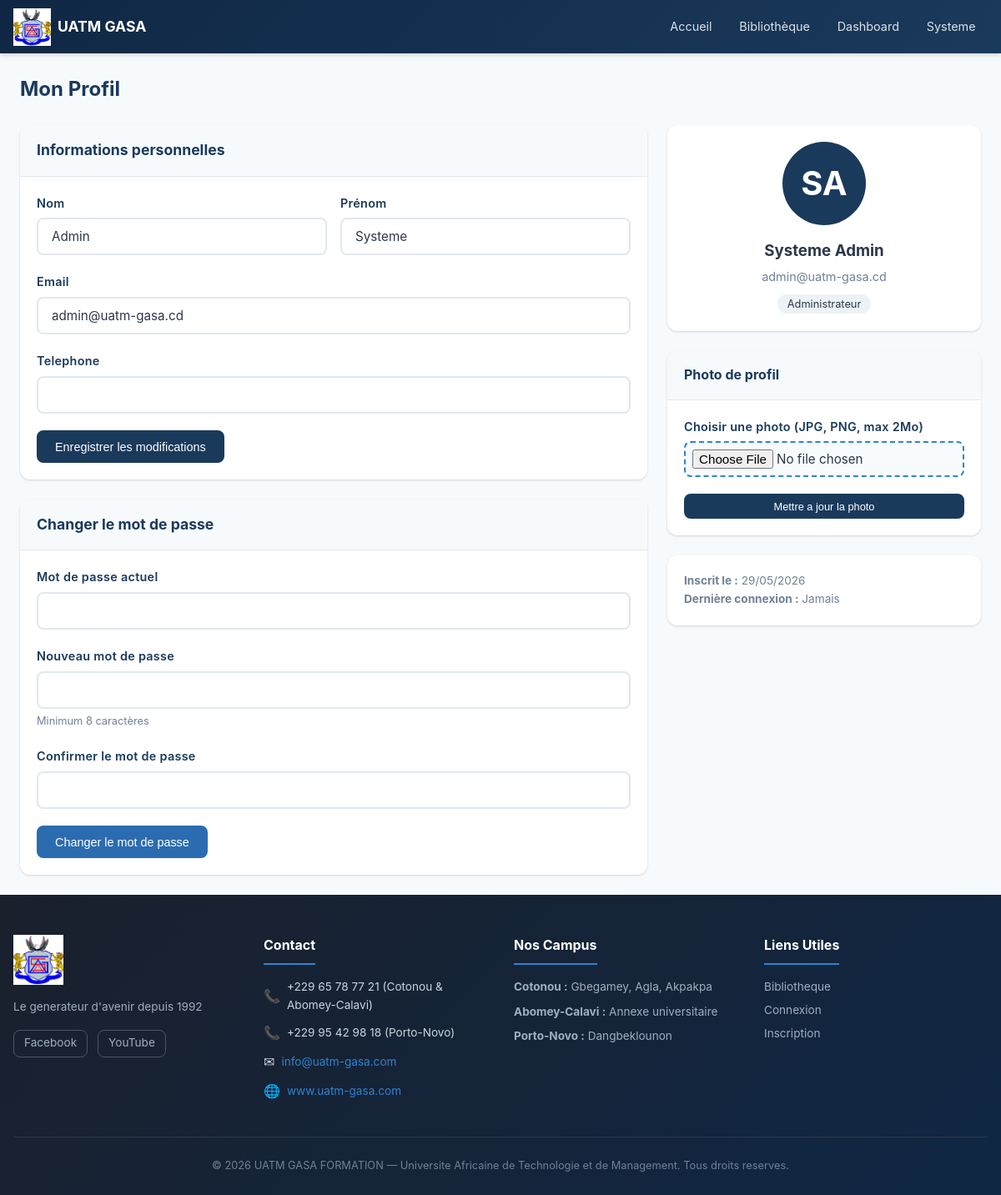
The app's page /pages/profil.php (signed in) with its own data.
### tables this page shows
CREATE TABLE `utilisateurs` (
    `id` INT UNSIGNED NOT NULL AUTO_INCREMENT,
    `role_id` INT UNSIGNED NOT NULL,
    `nom` VARCHAR(100) NOT NULL,
    `prenom` VARCHAR(100) NOT NULL,
    `email` VARCHAR(255) NOT NULL,
    `password` VARCHAR(255) NOT NULL,
    `telephone` VARCHAR(20) DEFAULT NULL,
    `avatar` VARCHAR(255) DEFAULT NULL,
    `statut` ENUM('actif', 'inactif', 'suspendu') DEFAULT 'actif',
    `derniere_connexion` TIMESTAMP NULL DEFAULT NULL,
    `created_at` TIMESTAMP DEFAULT CURRENT_TIMESTAMP,
    `updated_at` TIMESTAMP DEFAULT CURRENT_TIMESTAMP ON UPDATE CURRENT_TIMESTAMP,
    PRIMARY KEY (`id`),
    UNIQUE KEY `uk_utilisateurs_email` (`email`),
    KEY `idx_utilisateurs_role` (`role_id`),
    KEY `idx_utilisateurs_statut` (`statut`),
    CONSTRAINT `fk_utilisateurs_role` FOREIGN KEY (`role_id`) REFERENCES `roles` (`id`) ON DELETE RESTRICT ON UPDATE CASCADE
);

### includes/functions.php (called while the page is built, shortened)
<?php
function sanitize($data) {
    if ($data === null) return '';
    return htmlspecialchars(trim((string) $data), ENT_QUOTES, 'UTF-8');
}
function getRoleName($roleId) {
    $roles = [1 => 'Administrateur', 2 => 'Directeur', 3 => 'Professeur', 4 => 'Étudiant'];
    return $roles[$roleId] ?? 'Inconnu';
}

### pages/profil.php (the view, shortened to what this page needs)
<?php
require_once __DIR__ . '/../includes/header.php';
$db = getDBConnection();
$userId = $_SESSION['user_id'];
$stmt = $db->prepare("SELECT * FROM utilisateurs WHERE id = ?");
$stmt->execute([$userId]);
$user = $stmt->fetch();
?>
<div class="dashboard-container">
    <div class="dashboard-header">
        <h1 class="dashboard-title">Mon Profil</h1>
    </div>
    <div style="display: grid; grid-template-columns: 2fr 1fr; gap: 1.5rem;">
        <div>
            <div class="card" style="margin-bottom: 1.5rem;">
                <div class="card-header">
                    <h2 style="font-size: 1.1rem; color: var(--primary);">Informations personnelles</h2>
                </div>
                <div class="card-body">
                    <form method="POST" action="" novalidate>
                        <div class="form-row">
                            <div class="form-group">
                                <label for="nom">Nom</label>
                                <input type="text" id="nom" name="nom" class="form-control" value="<?= sanitize($_POST['nom'] ?? $user['nom']) ?>" required>
                            </div>
                            <div class="form-group">
                                <label for="prenom">Prénom</label>
                                <input type="text" id="prenom" name="prenom" class="form-control" value="<?= sanitize($_POST['prenom'] ?? $user['prenom']) ?>" required>
                            </div>
                        </div>
                        <div class="form-group">
                            <label for="email">Email</label>
                            <input type="email" id="email" name="email" class="form-control" value="<?= sanitize($_POST['email'] ?? $user['email']) ?>" required>
                        </div>
                        <div class="form-group">
                            <label for="telephone">Telephone</label>
                            <input type="tel" id="telephone" name="telephone" class="form-control" value="<?= sanitize($_POST['telephone'] ?? $user['telephone']) ?>">
                        </div>
                        <button type="submit" class="btn btn-primary">Enregistrer les modifications</button>
                    </form>
                </div>
            </div>
            <div class="card">
                <div class="card-header">
                    <h2 style="font-size: 1.1rem; color: var(--primary);">Changer le mot de passe</h2>
                </div>
                <div class="card-body">
                    <form method="POST" action="" novalidate>
                        <div class="form-group">
                            <label for="current_password">Mot de passe actuel</label>
                            <input type="password" id="current_password" name="current_password" class="form-control" required>
                        </div>
                        <div class="form-group">
                            <label for="new_password">Nouveau mot de passe</label>
                            <input type="password" id="new_password" name="new_password" class="form-control" minlength="8" required>
                            <span class="form-help">Minimum 8 caractères</span>
                        </div>
                        <div class="form-group">
                            <label for="confirm_password">Confirmer le mot de passe</label>
                            <input type="password" id="confirm_password" name="confirm_password" class="form-control" required>
                        </div>
                        <button type="submit" class="btn btn-secondary">Changer le mot de passe</button>
                    </form>
                </div>
            </div>
        </div>
        <div>
            <div class="card" style="margin-bottom: 1.5rem;">
                <div class="card-body" style="text-align: center;">
                    <?php if (!empty($user['avatar']) && file_exists(__DIR__ . '/../assets/uploads/' . $user['avatar'])): ?>
                    <img src="<?= $baseUrl ?>assets/uploads/<?= sanitize($user['avatar']) ?>"
                         alt="Photo de profil"
                         style="width: 100px; height: 100px; border-radius: 50%; object-fit: cover; border: 3px solid var(--primary); margin-bottom: 1rem;">
                    <?php else: ?>
                    <div style="width: 100px; height: 100px; background: var(--primary); color: white; border-radius: 50%; display: flex; align-items: center; justify-content: center; font-size: 2.5rem; font-weight: 700; margin: 0 auto 1rem;">
                        <?= strtoupper(substr($user['prenom'], 0, 1) . substr($user['nom'], 0, 1)) ?>
                    </div>
                    <?php endif; ?>
                    <h3 style="margin-bottom: 0.25rem;"><?= sanitize($user['prenom'] . ' ' . $user['nom']) ?></h3>
                    <p style="color: var(--gray-500); font-size: 0.9rem; margin-bottom: 0.5rem;"><?= sanitize($user['email']) ?></p>
                    <span style="background: var(--gray-100); padding: 0.25rem 0.75rem; border-radius: 12px; font-size: 0.8rem; text-transform: capitalize;"><?= getRoleName($user['role_id']) ?></span>
                </div>
            </div>
            <div class="card" style="margin-bottom: 1.5rem;">
                <div class="card-header">
                    <h2 style="font-size: 1rem; color: var(--primary);">Photo de profil</h2>
                </div>
                <div class="card-body">
                    <form method="POST" action="" enctype="multipart/form-data">
                        <div class="form-group">
                            <label for="avatar">Choisir une photo (JPG, PNG, max 2Mo)</label>
                            <input type="file" id="avatar" name="avatar" class="form-control" accept="image/jpeg,image/png,image/jpg" required>
                        </div>
                        <button type="submit" class="btn btn-primary btn-block btn-sm">Mettre a jour la photo</button>
                    </form>
                </div>
            </div>
            <div class="card" style="margin-top: 1.5rem;">
                <div class="card-body" style="font-size: 0.85rem; color: var(--gray-500);">
                    <p><strong>Inscrit le :</strong> <?= date('d/m/Y', strtotime($user['created_at'])) ?></p>
                    <p><strong>Dernière connexion :</strong> <?= $user['derniere_connexion'] ? date('d/m/Y H:i', strtotime($user['derniere_connexion'])) : 'Jamais' ?></p>
                </div>
            </div>
        </div>
    </div>
</div>
<?php require_once __DIR__ . '/../includes/footer.php'; ?>

### assets/css/style.css (style rules this page uses)
:root { --primary: #1a3a5c; --primary-light: #2c5282; --primary-dark: #0f2744; --secondary: #2b6cb0; --accent: #3182ce; --success: #38a169; --warning: #d69e2e; --danger: #e53e3e; --info: #3182ce; --white: #ffffff; --gray-50: #f7fafc; --gray-100: #edf2f7; --gray-200: #e2e8f0; --gray-300: #cbd5e0; --gray-400: #a0aec0; --gray-500: #718096; --gray-600: #4a5568; --gray-700: #2d3748; --gray-800: #1a202c; --shadow-sm: 0 1px 2px rgba(0,0,0,0.05); --shadow: 0 1px 3px rgba(0,0,0,0.1), 0 1px 2px rgba(0,0,0,0.06); --shadow-md: 0 4px 6px rgba(0,0,0,0.07), 0 2px 4px rgba(0,0,0,0.06); --shadow-lg: 0 10px 15px rgba(0,0,0,0.1), 0 4px 6px rgba(0,0,0,0.05); --radius: 8px; --radius-lg: 12px; --transition: all 0.2s ease; }
* { margin: 0; padding: 0; box-sizing: border-box; }
body { font-family: -apple-system, BlinkMacSystemFont, 'Segoe UI', Roboto, sans-serif; background: var(--gray-50); color: var(--gray-700); line-height: 1.6; min-height: 100vh; display: flex; flex-direction: column; }
.btn { display: inline-flex; align-items: center; justify-content: center; padding: 0.6rem 1.25rem; border-radius: var(--radius); font-size: 0.9rem; font-weight: 500; cursor: pointer; transition: var(--transition); border: 2px solid transparent; text-decoration: none; gap: 0.5rem; }
.btn-primary { background: var(--primary); color: var(--white); border-color: var(--primary); }
.btn-secondary { background: var(--secondary); color: var(--white); border-color: var(--secondary); }
.btn-sm { padding: 0.35rem 0.75rem; font-size: 0.8rem; }
.btn-block { width: 100%; }
.form-group { margin-bottom: 1.25rem; }
.form-group label { display: block; margin-bottom: 0.4rem; font-weight: 600; color: var(--primary); font-size: 0.9rem; letter-spacing: 0.02em; }
.form-control { width: 100%; padding: 0.7rem 1rem; border: 2px solid var(--gray-200); border-radius: var(--radius); font-size: 0.95rem; font-family: inherit; transition: var(--transition); background-color: var(--white); background-image: none; background-repeat: no-repeat; color: var(--gray-700); }
.form-control::placeholder { color: var(--gray-400); }
input[type="file"].form-control { padding: 0.5rem; border-style: dashed; border-color: var(--accent); background: rgba(49,130,206,0.03); cursor: pointer; }
.form-help { color: var(--gray-500); font-size: 0.8rem; margin-top: 0.3rem; display: block; }
.form-row { display: grid; grid-template-columns: 1fr 1fr; gap: 1rem; }
.dashboard-container { max-width: 1200px; margin: 0 auto; padding: 1.5rem; }
.dashboard-header { display: flex; justify-content: space-between; align-items: center; margin-bottom: 1.5rem; flex-wrap: wrap; gap: 1rem; }
.dashboard-title { font-size: 1.5rem; color: var(--primary); font-weight: 700; }
.card { background: var(--white); border-radius: var(--radius-lg); box-shadow: var(--shadow); overflow: hidden; }
.card-header { padding: 1rem 1.25rem; border-bottom: 1px solid var(--gray-200); display: flex; justify-content: space-between; align-items: center; background: var(--gray-50); }
.card-body { padding: 1.25rem; }

### records on screen
utilisateurs: nom "Admin", prenom "Systeme", email "admin@uatm-gasa.cd", prenom+nom "SA", prenom+nom "Systeme Admin", role "Administrateur", created_at "29/05/2026"

### other values on screen
$_SESSION['user_prenom'] "Systeme"
